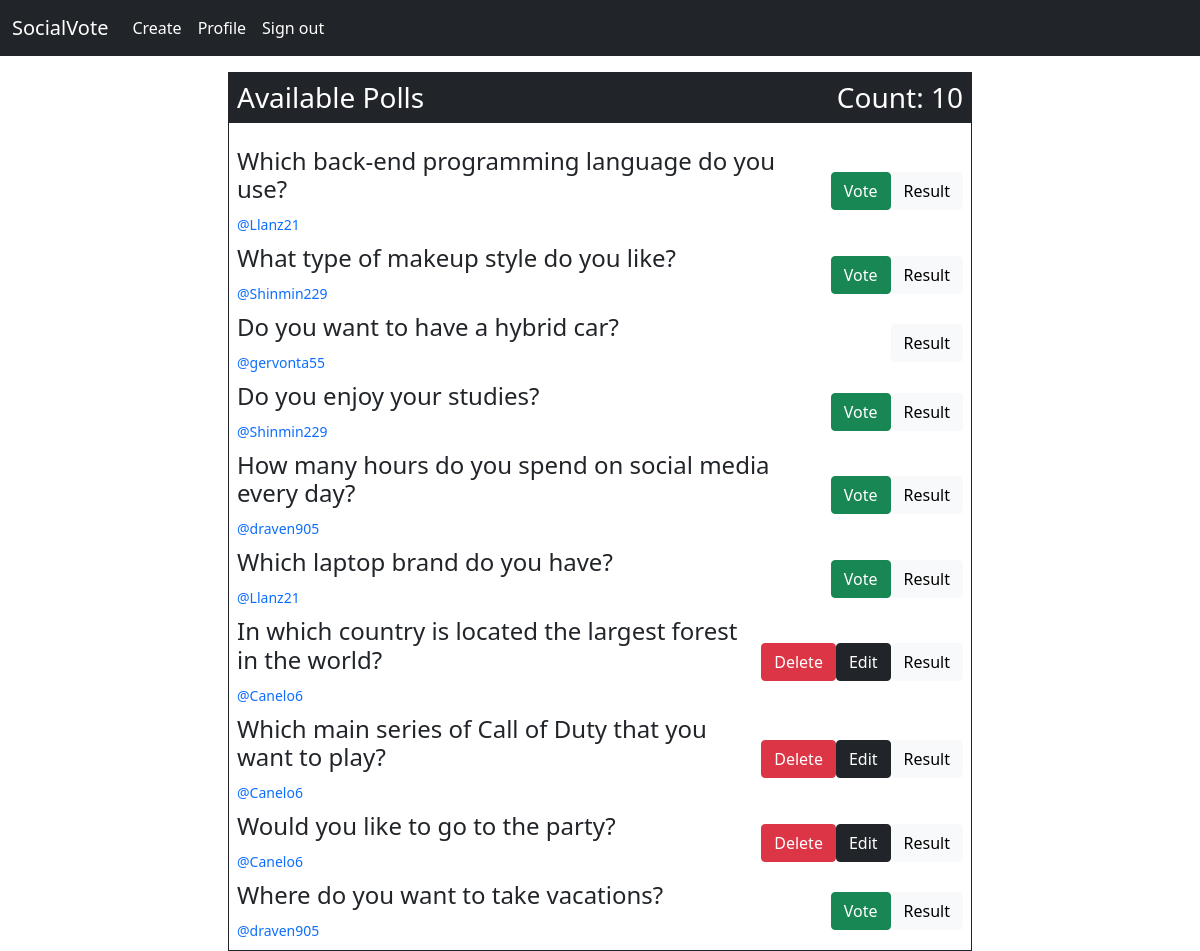
/home/ (signed in), run on the app's committed database.
### base/models.py (models this page shows, shortened)
class Poll(models.Model):
    poll_creator = models.ForeignKey(Profile, null=True, on_delete=models.CASCADE)
    poll_uuid = models.UUIDField(default=uuid.uuid4)
    poll_img = models.ImageField(blank=True, null=True, upload_to='vote_img')
    question = models.TextField(max_length=65)
    question_slug = models.SlugField(default=None, max_length=65)
    question_one = models.CharField(max_length=30)
    question_two = models.CharField(max_length=30)
    question_three = models.CharField(max_length=30)
    voted = models.ManyToManyField(User, related_name='user_voted', null=True, blank=True)
    question_one_count = models.IntegerField(default=0)
    question_two_count = models.IntegerField(default=0)
    question_three_count = models.IntegerField(default=0)
    date_created = models.DateField(default=datetime.now, blank=True, null=True)

### accounts/models.py (models this page shows, shortened)
class Profile(models.Model):
    profile_uuid = models.UUIDField(default=uuid.uuid4)
    user = models.OneToOneField(User, on_delete=models.CASCADE)
    profile_picture = models.ImageField(default='default.jpg', upload_to='profile_pics', blank=True, null=True)
    profile_slug = models.SlugField(unique=True, default=None)

### base/views.py (the view)
# urls.py: path('', views.home, name='home'),
@login_required
def home(request):
    poll_list = Poll.objects.all().order_by('-id')
    total_polls = poll_list.count()
    context = {'poll_list': poll_list, 'total_polls': total_polls}
    return render(request, 'base/home.html', context)

### base/templates/base/home.html (shortened to what this page needs)
{% extends 'main.html' %}
{% block content %}
<div class="col-lg-8 col-md-10 col-12">
    <div class="border border-dark">
    <h3 class="bg-dark text-white p-2 text-capitalize">Available polls
        <div class="float-end">count: {{ total_polls }}</div>
    </h3>
      <div class="p-2">
            {% for data in poll_list %}
                <div class="d-flex justify-content-between mt-2">
                    <div class="w-75">
                        <h4>{{ data.question }}</h4>
                        {% if request.user == data.poll_creator.user %}
                            <small><a href="{% url 'profile' %}" class="text-decoration-none">@{{ data.poll_creator.user.username }}</a></small>
                        {% else %}
                            <small><a href="{% url 'creator-profile' data.poll_creator.profile_slug data.poll_creator.profile_uuid %}" class="text-decoration-none">@{{ data.poll_creator.user.username }}</a></small>
                        {% endif %}
                    </div>
                    <div class="button-div d-flex align-items-center">
                        {% if data.poll_creator.user.username != request.user.username and not request.user in data.voted.all %}
                            <a href="{% url 'vote' data.question_slug data.poll_uuid %}" class="btn btn-success">Vote</a>
                        {% endif %}
                        {% if data.poll_creator.user.username == request.user.username %}
                            <a href="{% url 'delete' data.question_slug data.poll_uuid %}" class="btn btn-danger">Delete</a>
                            <a href="{% url 'edit' data.question_slug data.poll_uuid %}" class="btn btn-dark">Edit</a>
                        {% endif %}
                        <a href="{% url 'result' data.question_slug data.poll_uuid %}" class="btn btn-light">Result</a>
                    </div>
                </div>
            {% endfor %}
        </div>
    </div>
</div>
{% endblock content %}

### data on the page
Poll: question "Which back-end programming language do you use?", poll_creator.user.username "Llanz21", shows "Vote"
Poll: question "What type of makeup style do you like?", poll_creator.user.username "Shinmin229", shows "Vote"
Poll: question "Do you want to have a hybrid car?", poll_creator.user.username "gervonta55"
Poll: question "Do you enjoy your studies?", poll_creator.user.username "Shinmin229", shows "Vote"
Poll: question "How many hours do you spend on social media every day?", poll_creator.user.username "draven905", shows "Vote"
Poll: question "Which laptop brand do you have?", poll_creator.user.username "Llanz21", shows "Vote"
Poll: question "In which country is located the largest forest in the world?", poll_creator.user.username "Canelo6", shows "Delete"
Poll: question "Which main series of Call of Duty that you want to play?", poll_creator.user.username "Canelo6", shows "Delete"
Poll: question "Would you like to go to the party?", poll_creator.user.username "Canelo6", shows "Delete"
Poll: question "Where do you want to take vacations?", poll_creator.user.username "draven905", shows "Vote"

### other printed values
{{ total_polls }} "10"
